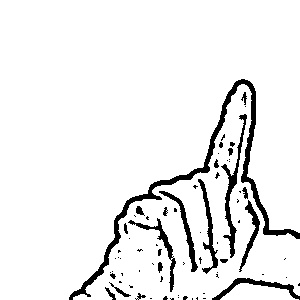
#> input picture data/test/test10.jpg, 300 x 300 px
$ python -i binaryMask.py   (imports and definitions only)
#> lines starting #> are read from the running program, lines starting #| are printed output that depends on the picture; after the words box and inside, x2 and y2 are one past the last pixel; in counts of white or black regions, pixels touching at a corner belong together
#> further down, picture is the input picture: shape (300, 300); min 0, max 255, mean 237.5
#!/usr/bin/env python3
# -*- coding: utf-8 -*-
"""
Created on Thu Dec 28 21:36:26 2017

@author: saurabh
"""
import cv2

def binaryMask(frame):

    #gray = cv2.cvtColor(roi, cv2.COLOR_BGR2GRAY)
    blur = cv2.GaussianBlur(frame,(5,5),2)
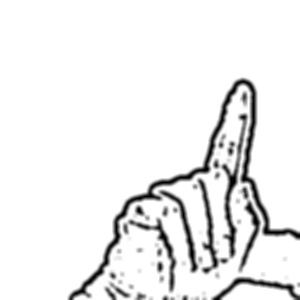
#> blur: shape (300, 300); min 0, max 255, mean 237.5
    #blur = cv2.bilateralFilter(roi,9,75,75)

    th3 = cv2.adaptiveThreshold(blur,255,cv2.ADAPTIVE_THRESH_GAUSSIAN_C,cv2.THRESH_BINARY_INV,11,2)
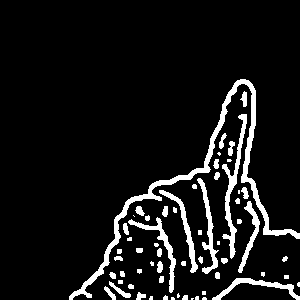
#> th3: shape (300, 300); 8.3% white; 61 white regions (17 under 20 px), largest, box (x1, y1, x2, y2) and area: (69, 79, 300, 300) 2699, (222, 114, 247, 259) 792, (197, 178, 219, 274) 524
    ret, res = cv2.threshold(th3, 70, 255, cv2.THRESH_BINARY_INV+cv2.THRESH_OTSU)
#> ret = 0


    return res

>>> import cv2
>>> picture = cv2.imread('data/test/test10.jpg', cv2.IMREAD_GRAYSCALE)
>>> result = binaryMask(picture)

$ run again, on data/test/test1004.jpg
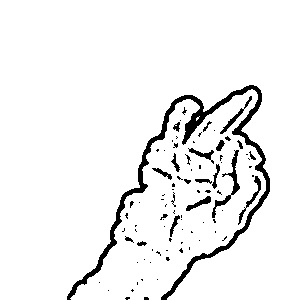
#> input picture data/test/test1004.jpg, 300 x 300 px
#> picture is the input picture: shape (300, 300); min 0, max 255, mean 240.2
#> in binaryMask, `blur = cv2.GaussianBlur(frame,(5,5),2)`:
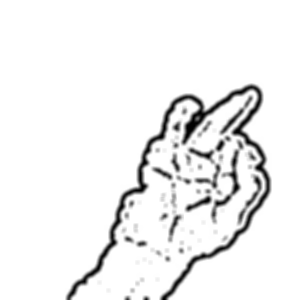
#> blur: shape (300, 300); min 0, max 255, mean 240.2
#> in binaryMask, `th3 = cv2.adaptiveThreshold(blur,255,cv2.ADAPTIVE_THRESH_GAUSSIAN_C,cv..`:
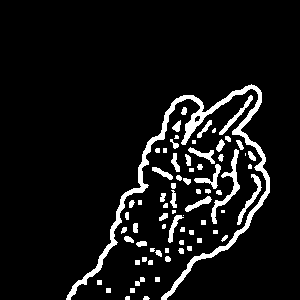
#> th3: shape (300, 300); 7.8% white; 73 white regions (11 under 20 px), largest, box (x1, y1, x2, y2) and area: (66, 84, 270, 300) 3380, (211, 149, 240, 224) 435, (237, 174, 262, 225) 246
#> ret = 0

$ run again, on data/test/test1032.jpg
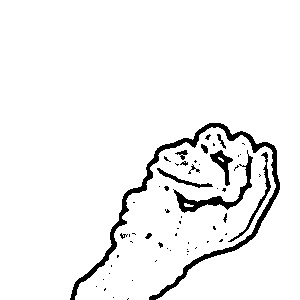
#> input picture data/test/test1032.jpg, 300 x 300 px
#> picture is the input picture: shape (300, 300); min 0, max 255, mean 241.7
#> in binaryMask, `blur = cv2.GaussianBlur(frame,(5,5),2)`:
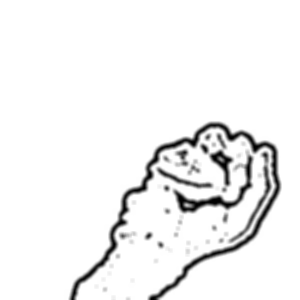
#> blur: shape (300, 300); min 0, max 255, mean 241.7
#> in binaryMask, `th3 = cv2.adaptiveThreshold(blur,255,cv2.ADAPTIVE_THRESH_GAUSSIAN_C,cv..`:
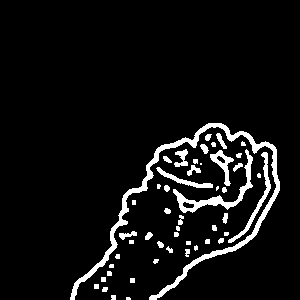
#> th3: shape (300, 300); 6.6% white; 50 white regions (10 under 20 px), largest, box (x1, y1, x2, y2) and area: (70, 123, 280, 300) 2730, (173, 149, 253, 213) 771, (228, 152, 271, 243) 430
#> ret = 0
